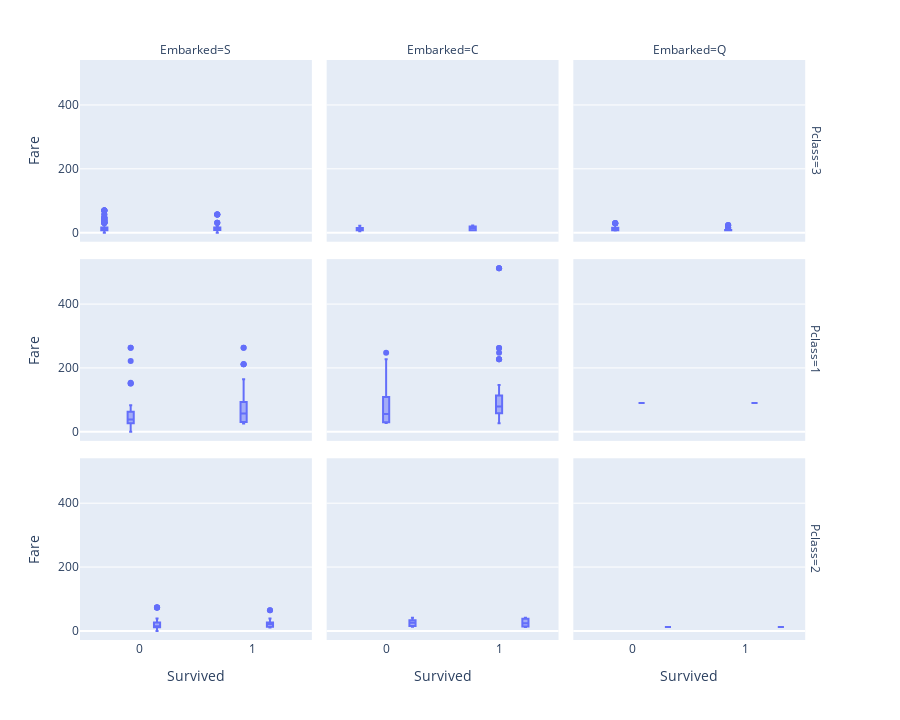

Notebook code for this chart:
### Code cell
fig = px.box(df_clean, y='Fare', x='Survived', facet_row='Pclass', facet_col='Embarked', height=720)
fig.show()

### Figure 1 — Plotly figure (JSON) as saved in the notebook; plotly's stock layout.template omitted (floating-point values rounded to 4 significant figures; data arrays with more than 128 entries replaced by an {"elided": "..."} marker saying what was removed)
{"data": [{"alignmentgroup": "True", "hovertemplate": "Pclass=3<br>Embarked=S<br>Survived=%{x}<br>Fare=%{y}<extra></extra>", "legendgroup": "", "marker": {"color": "#636efa"}, "name": "", "notched": false, "offsetgroup": "", "orientation": "v", "showlegend": false, "type": "box", "x": {"elided": "353 int values"}, "x0": " ", "xaxis": "x7", "y": {"elided": "353 float values"}, "y0": " ", "yaxis": "y7"}, {"alignmentgroup": "True", "hovertemplate": "Pclass=3<br>Embarked=C<br>Survived=%{x}<br>Fare=%{y}<extra></extra>", "legendgroup": "", "marker": {"color": "#636efa"}, "name": "", "notched": false, "offsetgroup": "", "orientation": "v", "showlegend": false, "type": "box", "x": [1, 0, 1, 1, 0, 0, 0, 0, 1, 0, 0, 0, 1, 1, 0, 0, 0, 1, 0, 0, 1, 0, 0, 0, 0, 0, 1, 0, 1, 0, 1, 1, 1, 0, 0, 0, 0, 0, 1, 1, 0, 0, 0, 0, 0, 1, 1, 0, 1, 0, 0, 1, 0, 1, 0, 1, 0, 1, 1, 0, 0, 0, 0, 1, 0, 1], "x0": " ", "xaxis": "x8", "y": [7.225, 7.225, 7.229, 11.24, 7.896, 21.68, 7.229, 7.229, 15.25, 14.45, 14.45, 14.46, 11.24, 22.36, 7.896, 15.25, 7.225, 18.79, 14.45, 7.225, 15.25, 8.662, 7.229, 7.229, 7.225, 14.45, 7.229, 4.013, 15.74, 7.896, 19.26, 7.896, 19.26, 14.46, 7.225, 7.229, 7.229, 7.229, 22.36, 7.225, 7.229, 14.46, 8.713, 7.225, 14.45, 15.74, 19.26, 7.225, 13.42, 7.225, 14.45, 15.25, 18.79, 7.229, 7.225, 7.229, 7.229, 8.517, 14.45, 7.229, 6.438, 7.896, 15.25, 19.26, 7.229, 7.225], "y0": " ", "yaxis": "y8"}, {"alignmentgroup": "True", "hovertemplate": "Pclass=3<br>Embarked=Q<br>Survived=%{x}<br>Fare=%{y}<extra></extra>", "legendgroup": "", "marker": {"color": "#636efa"}, "name": "", "notched": false, "offsetgroup": "", "orientation": "v", "showlegend": false, "type": "box", "x": [0, 0, 1, 1, 1, 1, 0, 1, 1, 1, 0, 0, 0, 1, 0, 1, 0, 0, 1, 1, 0, 1, 0, 0, 1, 0, 0, 1, 1, 1, 1, 1, 1, 0, 1, 0, 0, 0, 0, 0, 0, 0, 0, 1, 0, 0, 0, 0, 1, 0, 1, 0, 0, 1, 0, 0, 0, 1, 0, 0, 1, 0, 0, 0, 0, 0, 0, 0, 0, 1, 0, 0], "x0": " ", "xaxis": "x9", "y": [8.458, 29.12, 8.029, 7.879, 7.75, 7.879, 15.5, 7.75, 7.787, 24.15, 7.75, 7.75, 6.75, 7.733, 29.12, 15.5, 15.5, 7.75, 7.75, 7.75, 7.75, 15.5, 7.75, 7.75, 7.75, 29.12, 7.75, 7.75, 7.75, 23.25, 23.25, 7.879, 7.879, 15.5, 7.75, 7.729, 6.858, 7.733, 7.75, 7.75, 7.725, 7.75, 7.629, 7.75, 24.15, 7.75, 7.829, 7.75, 7.75, 7.75, 15.5, 7.75, 7.733, 7.829, 6.75, 15.5, 8.137, 7.733, 7.742, 15.5, 7.737, 7.75, 7.75, 24.15, 7.75, 7.737, 29.12, 7.75, 6.95, 7.75, 29.12, 7.75], "y0": " ", "yaxis": "y9"}, {"alignmentgroup": "True", "hovertemplate": "Pclass=1<br>Embarked=S<br>Survived=%{x}<br>Fare=%{y}<extra></extra>", "legendgroup": "", "marker": {"color": "#636efa"}, "name": "", "notched": false, "offsetgroup": "", "orientation": "v", "showlegend": false, "type": "box", "x": {"elided": "129 int values"}, "x0": " ", "xaxis": "x4", "y": {"elided": "129 float values"}, "y0": " ", "yaxis": "y4"}, {"alignmentgroup": "True", "hovertemplate": "Pclass=1<br>Embarked=C<br>Survived=%{x}<br>Fare=%{y}<extra></extra>", "legendgroup": "", "marker": {"color": "#636efa"}, "name": "", "notched": false, "offsetgroup": "", "orientation": "v", "showlegend": false, "type": "box", "x": [1, 0, 1, 0, 1, 0, 0, 0, 1, 0, 0, 0, 0, 0, 1, 1, 1, 1, 1, 1, 1, 0, 1, 0, 1, 1, 1, 1, 1, 1, 1, 1, 1, 1, 1, 1, 1, 0, 1, 0, 1, 1, 0, 1, 1, 0, 0, 1, 0, 1, 1, 1, 1, 0, 1, 1, 0, 1, 0, 1, 1, 1, 1, 1, 1, 1, 1, 0, 1, 1, 0, 1, 1, 1, 1, 1, 0, 0, 0, 1, 1, 1, 1, 1, 1], "x0": " ", "xaxis": "x5", "y": [71.28, 27.72, 146.5, 82.17, 76.73, 61.98, 27.72, 34.65, 63.36, 247.5, 79.2, 61.38, 30.7, 28.71, 27.72, 146.5, 31.0, 113.3, 76.29, 79.2, 512.3, 29.7, 91.08, 27.72, 247.5, 110.9, 108.9, 56.93, 83.16, 262.4, 134.5, 135.6, 57.98, 134.5, 75.25, 69.3, 55.44, 135.6, 82.17, 211.5, 227.5, 113.3, 27.75, 89.1, 91.08, 29.7, 49.5, 78.27, 108.9, 59.4, 57.98, 106.4, 49.5, 106.4, 110.9, 39.6, 227.5, 110.9, 40.12, 79.2, 78.27, 56.93, 26.55, 30.5, 69.3, 76.73, 35.5, 113.3, 512.3, 76.73, 110.9, 227.5, 49.5, 227.5, 512.3, 262.4, 39.6, 79.2, 30.7, 83.16, 29.7, 31.0, 89.1, 83.16, 30.0], "y0": " ", "yaxis": "y5"}, {"alignmentgroup": "True", "hovertemplate": "Pclass=1<br>Embarked=Q<br>Survived=%{x}<br>Fare=%{y}<extra></extra>", "legendgroup": "", "marker": {"color": "#636efa"}, "name": "", "notched": false, "offsetgroup": "", "orientation": "v", "showlegend": false, "type": "box", "x": [0, 1], "x0": " ", "xaxis": "x6", "y": [90.0, 90.0], "y0": " ", "yaxis": "y6"}, {"alignmentgroup": "True", "hovertemplate": "Pclass=2<br>Embarked=S<br>Survived=%{x}<br>Fare=%{y}<extra></extra>", "legendgroup": "", "marker": {"color": "#636efa"}, "name": "", "notched": false, "offsetgroup": "", "orientation": "v", "showlegend": false, "type": "box", "x": {"elided": "164 int values"}, "x0": " ", "xaxis": "x", "y": {"elided": "164 float values"}, "y0": " ", "yaxis": "y"}, {"alignmentgroup": "True", "hovertemplate": "Pclass=2<br>Embarked=C<br>Survived=%{x}<br>Fare=%{y}<extra></extra>", "legendgroup": "", "marker": {"color": "#636efa"}, "name": "", "notched": false, "offsetgroup": "", "orientation": "v", "showlegend": false, "type": "box", "x": [1, 1, 0, 0, 0, 0, 0, 0, 1, 1, 1, 1, 0, 0, 1, 1, 1], "x0": " ", "xaxis": "x2", "y": [30.07, 41.58, 30.07, 15.05, 15.05, 12.88, 24.0, 27.72, 12.0, 13.79, 13.86, 41.58, 41.58, 37.0, 37.0, 13.86, 24.0], "y0": " ", "yaxis": "y2"}, {"alignmentgroup": "True", "hovertemplate": "Pclass=2<br>Embarked=Q<br>Survived=%{x}<br>Fare=%{y}<extra></extra>", "legendgroup": "", "marker": {"color": "#636efa"}, "name": "", "notched": false, "offsetgroup": "", "orientation": "v", "showlegend": false, "type": "box", "x": [1, 1, 0], "x0": " ", "xaxis": "x3", "y": [12.35, 12.35, 12.35], "y0": " ", "yaxis": "y3"}], "layout": {"annotations": [{"font": {}, "showarrow": false, "text": "Embarked=S", "x": 0.1567, "xanchor": "center", "xref": "paper", "y": 1.0, "yanchor": "bottom", "yref": "paper"}, {"font": {}, "showarrow": false, "text": "Embarked=C", "x": 0.49, "xanchor": "center", "xref": "paper", "y": 1.0, "yanchor": "bottom", "yref": "paper"}, {"font": {}, "showarrow": false, "text": "Embarked=Q", "x": 0.8233, "xanchor": "center", "xref": "paper", "y": 1.0, "yanchor": "bottom", "yref": "paper"}, {"font": {}, "showarrow": false, "text": "Pclass=2", "textangle": 90, "x": 0.98, "xanchor": "left", "xref": "paper", "y": 0.1567, "yanchor": "middle", "yref": "paper"}, {"font": {}, "showarrow": false, "text": "Pclass=1", "textangle": 90, "x": 0.98, "xanchor": "left", "xref": "paper", "y": 0.5, "yanchor": "middle", "yref": "paper"}, {"font": {}, "showarrow": false, "text": "Pclass=3", "textangle": 90, "x": 0.98, "xanchor": "left", "xref": "paper", "y": 0.8433, "yanchor": "middle", "yref": "paper"}], "boxmode": "group", "height": 720, "legend": {"tracegroupgap": 0}, "margin": {"t": 60}, "xaxis": {"anchor": "y", "domain": [0, 0.3133], "title": {"text": "Survived"}}, "xaxis2": {"anchor": "y2", "domain": [0.3333, 0.6467], "matches": "x", "title": {"text": "Survived"}}, "xaxis3": {"anchor": "y3", "domain": [0.6667, 0.98], "matches": "x", "title": {"text": "Survived"}}, "xaxis4": {"anchor": "y4", "domain": [0, 0.3133], "matches": "x", "showticklabels": false}, "xaxis5": {"anchor": "y5", "domain": [0.3333, 0.6467], "matches": "x", "showticklabels": false}, "xaxis6": {"anchor": "y6", "domain": [0.6667, 0.98], "matches": "x", "showticklabels": false}, "xaxis7": {"anchor": "y7", "domain": [0, 0.3133], "matches": "x", "showticklabels": false}, "xaxis8": {"anchor": "y8", "domain": [0.3333, 0.6467], "matches": "x", "showticklabels": false}, "xaxis9": {"anchor": "y9", "domain": [0.6667, 0.98], "matches": "x", "showticklabels": false}, "yaxis": {"anchor": "x", "domain": [0, 0.3133], "title": {"text": "Fare"}}, "yaxis2": {"anchor": "x2", "domain": [0, 0.3133], "matches": "y", "showticklabels": false}, "yaxis3": {"anchor": "x3", "domain": [0, 0.3133], "matches": "y", "showticklabels": false}, "yaxis4": {"anchor": "x4", "domain": [0.3433, 0.6567], "matches": "y", "title": {"text": "Fare"}}, "yaxis5": {"anchor": "x5", "domain": [0.3433, 0.6567], "matches": "y", "showticklabels": false}, "yaxis6": {"anchor": "x6", "domain": [0.3433, 0.6567], "matches": "y", "showticklabels": false}, "yaxis7": {"anchor": "x7", "domain": [0.6867, 1.0], "matches": "y", "title": {"text": "Fare"}}, "yaxis8": {"anchor": "x8", "domain": [0.6867, 1.0], "matches": "y", "showticklabels": false}, "yaxis9": {"anchor": "x9", "domain": [0.6867, 1.0], "matches": "y", "showticklabels": false}}}
